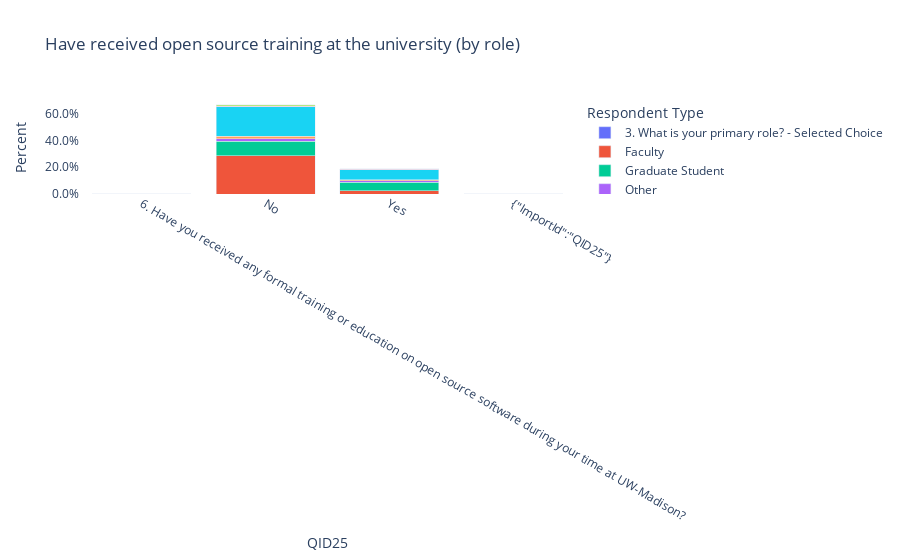

The cell this chart's notebook holds for it:
### Markdown cell above
### Training by Role

### Code cell
fig3 = px.bar(
    c3_df, x="QID25", y="Percent",
    color="Respondent Type",
    barmode="stack",
    title="Have received open source training at the university (by role)"
)
fig3.update_layout(
    yaxis=dict(tickformat=".1%"),
    plot_bgcolor="white",
    paper_bgcolor="white",
)
fig3.show()

### Figure 1 — Plotly figure (JSON) as saved in the notebook; plotly's stock layout.template omitted (floating-point values rounded to 4 significant figures)
{"data": [{"hovertemplate": "Respondent Type=3. What is your primary role? - Selected Choice<br>QID25=%{x}<br>Percent=%{y}<extra></extra>", "legendgroup": "3. What is your primary role? - Selected Choice", "marker": {"color": "#636efa", "pattern": {"shape": ""}}, "name": "3. What is your primary role? - Selected Choice", "orientation": "v", "showlegend": true, "textposition": "auto", "type": "bar", "x": ["6. Have you received any formal training or education on open source software during your time at UW-Madison?"], "xaxis": "x", "y": [0.002591], "yaxis": "y"}, {"hovertemplate": "Respondent Type=Faculty<br>QID25=%{x}<br>Percent=%{y}<extra></extra>", "legendgroup": "Faculty", "marker": {"color": "#EF553B", "pattern": {"shape": ""}}, "name": "Faculty", "orientation": "v", "showlegend": true, "textposition": "auto", "type": "bar", "x": ["No", "Yes", null], "xaxis": "x", "y": [0.285, 0.02591, 0.0285], "yaxis": "y"}, {"hovertemplate": "Respondent Type=Graduate Student<br>QID25=%{x}<br>Percent=%{y}<extra></extra>", "legendgroup": "Graduate Student", "marker": {"color": "#00cc96", "pattern": {"shape": ""}}, "name": "Graduate Student", "orientation": "v", "showlegend": true, "textposition": "auto", "type": "bar", "x": ["No", "Yes", null], "xaxis": "x", "y": [0.1114, 0.06218, 0.03627], "yaxis": "y"}, {"hovertemplate": "Respondent Type=Other<br>QID25=%{x}<br>Percent=%{y}<extra></extra>", "legendgroup": "Other", "marker": {"color": "#ab63fa", "pattern": {"shape": ""}}, "name": "Other", "orientation": "v", "showlegend": true, "textposition": "auto", "type": "bar", "x": ["No", "Yes", null], "xaxis": "x", "y": [0.01813, 0.01295, 0.005181], "yaxis": "y"}, {"hovertemplate": "Respondent Type=Postdoc<br>QID25=%{x}<br>Percent=%{y}<extra></extra>", "legendgroup": "Postdoc", "marker": {"color": "#FFA15A", "pattern": {"shape": ""}}, "name": "Postdoc", "orientation": "v", "showlegend": true, "textposition": "auto", "type": "bar", "x": ["No", "Yes", null], "xaxis": "x", "y": [0.01813, 0.005181, 0.007772], "yaxis": "y"}, {"hovertemplate": "Respondent Type=Staff<br>QID25=%{x}<br>Percent=%{y}<extra></extra>", "legendgroup": "Staff", "marker": {"color": "#19d3f3", "pattern": {"shape": ""}}, "name": "Staff", "orientation": "v", "showlegend": true, "textposition": "auto", "type": "bar", "x": ["No", "Yes", null], "xaxis": "x", "y": [0.2202, 0.07513, 0.05181], "yaxis": "y"}, {"hovertemplate": "Respondent Type=Unaffiliated<br>QID25=%{x}<br>Percent=%{y}<extra></extra>", "legendgroup": "Unaffiliated", "marker": {"color": "#FF6692", "pattern": {"shape": ""}}, "name": "Unaffiliated", "orientation": "v", "showlegend": true, "textposition": "auto", "type": "bar", "x": ["No", "Yes", null], "xaxis": "x", "y": [0.005181, 0.002591, 0.005181], "yaxis": "y"}, {"hovertemplate": "Respondent Type=Undergraduate Student<br>QID25=%{x}<br>Percent=%{y}<extra></extra>", "legendgroup": "Undergraduate Student", "marker": {"color": "#B6E880", "pattern": {"shape": ""}}, "name": "Undergraduate Student", "orientation": "v", "showlegend": true, "textposition": "auto", "type": "bar", "x": ["No", "Yes", null], "xaxis": "x", "y": [0.01036, 0.005181, 0.002591], "yaxis": "y"}, {"hovertemplate": "Respondent Type={\"ImportId\":\"QID4\"}<br>QID25=%{x}<br>Percent=%{y}<extra></extra>", "legendgroup": "{\"ImportId\":\"QID4\"}", "marker": {"color": "#FF97FF", "pattern": {"shape": ""}}, "name": "{\"ImportId\":\"QID4\"}", "orientation": "v", "showlegend": true, "textposition": "auto", "type": "bar", "x": ["{\"ImportId\":\"QID25\"}"], "xaxis": "x", "y": [0.002591], "yaxis": "y"}], "layout": {"barmode": "stack", "legend": {"title": {"text": "Respondent Type"}, "tracegroupgap": 0}, "paper_bgcolor": "white", "plot_bgcolor": "white", "title": {"text": "Have received open source training at the university (by role)"}, "xaxis": {"anchor": "y", "domain": [0.0, 1.0], "title": {"text": "QID25"}}, "yaxis": {"anchor": "x", "domain": [0.0, 1.0], "tickformat": ".1%", "title": {"text": "Percent"}}}}
